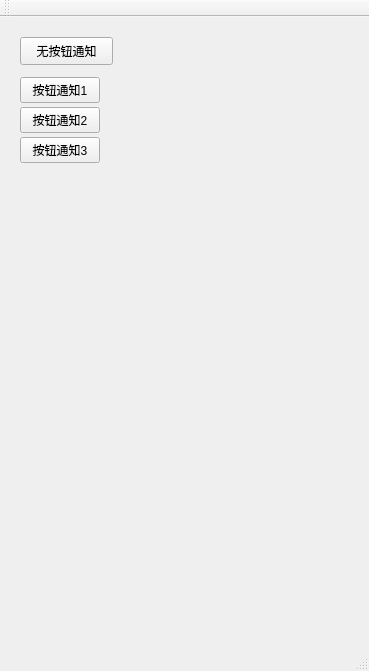
<?xml version="1.0" encoding="UTF-8"?>
<ui version="4.0">
 <class>MainWindow</class>
 <widget class="QMainWindow" name="MainWindow">
  <property name="geometry">
   <rect>
    <x>0</x>
    <y>0</y>
    <width>369</width>
    <height>671</height>
   </rect>
  </property>
  <property name="windowTitle">
   <string>MainWindow</string>
  </property>
  <widget class="QWidget" name="centralWidget">
   <widget class="QPushButton" name="pushButton">
    <property name="geometry">
     <rect>
      <x>20</x>
      <y>20</y>
      <width>93</width>
      <height>28</height>
     </rect>
    </property>
    <property name="text">
     <string>无按钮通知</string>
    </property>
   </widget>
   <widget class="QPushButton" name="pushButton_2">
    <property name="geometry">
     <rect>
      <x>20</x>
      <y>60</y>
      <width>80</width>
      <height>26</height>
     </rect>
    </property>
    <property name="text">
     <string>按钮通知1</string>
    </property>
   </widget>
   <widget class="QPushButton" name="pushButton_3">
    <property name="geometry">
     <rect>
      <x>20</x>
      <y>90</y>
      <width>80</width>
      <height>26</height>
     </rect>
    </property>
    <property name="text">
     <string>按钮通知2</string>
    </property>
   </widget>
   <widget class="QPushButton" name="pushButton_4">
    <property name="geometry">
     <rect>
      <x>20</x>
      <y>120</y>
      <width>80</width>
      <height>26</height>
     </rect>
    </property>
    <property name="text">
     <string>按钮通知3</string>
    </property>
   </widget>
  </widget>
  <widget class="QMenuBar" name="menuBar">
   <property name="geometry">
    <rect>
     <x>0</x>
     <y>0</y>
     <width>369</width>
     <height>23</height>
    </rect>
   </property>
  </widget>
  <widget class="QToolBar" name="mainToolBar">
   <attribute name="toolBarArea">
    <enum>TopToolBarArea</enum>
   </attribute>
   <attribute name="toolBarBreak">
    <bool>false</bool>
   </attribute>
  </widget>
  <widget class="QStatusBar" name="statusBar"/>
 </widget>
 <layoutdefault spacing="6" margin="11"/>
 <resources/>
 <connections/>
</ui>
